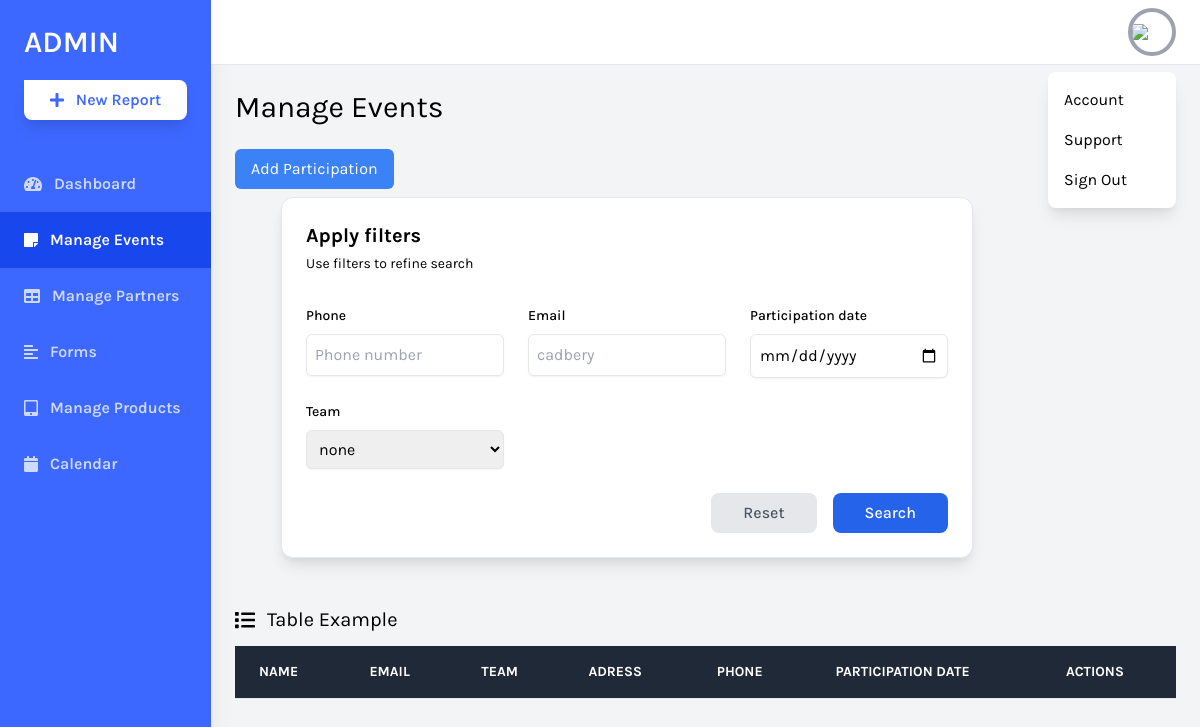
The page /daskboard/participants.php on the database as committed earlier.
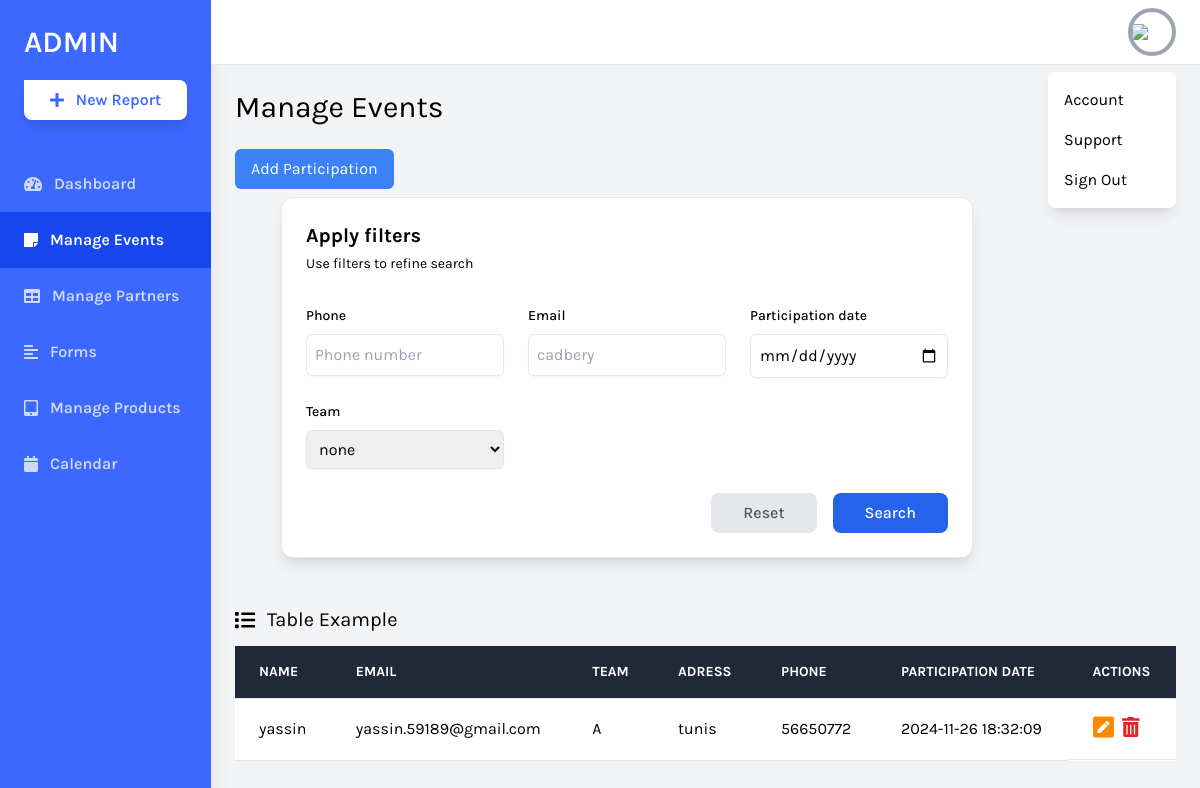
The same page on the database as committed later.
### tables this page shows
CREATE TABLE `participants` (
  `idevent` int(11) NOT NULL,
  `idutilsateur` int(11) NOT NULL,
  `dateparticipation` timestamp NOT NULL DEFAULT current_timestamp(),
  `team` enum('A','B') NOT NULL
);

CREATE TABLE `utilisateur` (
  `ID` int(11) NOT NULL,
  `role` varchar(20) NOT NULL,
  `Nom` varchar(20) NOT NULL,
  `username` varchar(20) NOT NULL,
  `Email` varchar(100) NOT NULL,
  `password` varchar(20) NOT NULL,
  `adresse` varchar(50) NOT NULL,
  `tel` varchar(8) NOT NULL
);

### daskboard/participants.php (the view, shortened to what the changed rows need)
<?php
include "conn.php";
$req = "select u.Nom, u.Email, p.team, u.adresse, u.tel, p.dateparticipation from participants p, utilisateur u where u.ID=p.idutilsateur";
$res = mysqli_query($conn, $req);
?>
<!DOCTYPE html>
<html lang="en">
<head>
    <link rel="stylesheet" href="https://cdnjs.cloudflare.com/ajax/libs/font-awesome/4.7.0/css/font-awesome.min.css">
    <link href="https://cdnjs.cloudflare.com/ajax/libs/tailwindcss/2.2.19/tailwind.min.css" rel="stylesheet">
</head>
<body class="bg-gray-100 font-family-karla flex">
    <div class="relative w-full flex flex-col h-screen overflow-y-hidden">
        <div class="w-full h-screen overflow-x-hidden border-t flex flex-col">
            <main class="w-full flex-grow p-6">
                <h1 class="text-3xl text-black pb-6">Manage Events</h1>
                <div class="m-2 max-w-screen-md flex items-center justify-center    ">
                    <div class="rounded-xl border border-gray-200 bg-white p-6 shadow-lg">
                        <h2 class="text-stone-700 text-xl font-bold">Apply filters</h2>
                    </div>
                </div>
                <div class="w-full mt-12">
                    <div class="bg-white overflow-auto">
                        <table class="text-left w-full border-collapse">
                            <thead>
                                <tr class="bg-gray-800 text-white">
                                    <th
                                        class="py-4 px-6 bg-grey-lightest font-bold uppercase text-sm text-grey-dark border-b border-grey-light">
                                        Name</th>
                                    <th
                                        class="py-4 px-6 bg-grey-lightest font-bold uppercase text-sm text-grey-dark border-b border-grey-light">
                                        Email</th>
                                    <th
                                        class="py-4 px-6 bg-grey-lightest font-bold uppercase text-sm text-grey-dark border-b border-grey-light">
                                        Team</th>
                                    <th
                                        class="py-4 px-6 bg-grey-lightest font-bold uppercase text-sm text-grey-dark border-b border-grey-light">
                                        Adress</th>
                                    <th
                                        class="py-4 px-6 bg-grey-lightest font-bold uppercase text-sm text-grey-dark border-b border-grey-light">
                                        phone</th>
                                    <th
                                        class="py-4 px-6 bg-grey-lightest font-bold uppercase text-sm text-grey-dark border-b border-grey-light">
                                        participation date</th>
                                    <th
                                        class="py-4 px-6 bg-grey-lightest font-bold uppercase text-sm text-grey-dark border-b border-grey-light">
                                        Actions</th>
                                </tr>
                            </thead>
                            <tbody>
                                <?php
                                if($row = mysqli_fetch_assoc($res)) {
                                    echo ('<tr class="hover:bg-grey-lighter">
                                    <td class="py-4 px-6 border-b border-grey-light">'.$row['Nom'].'</td>
                                    <td class="py-4 px-6 border-b border-grey-light">'.$row['Email'].'</td>
                                    <td class="py-4 px-6 border-b border-grey-light">'.$row['team'].'</td>
                                    <td class="py-4 px-6 border-b border-grey-light">'.$row['adresse'].'</td>
                                    <td class="py-4 px-6 border-b border-grey-light">'.$row['tel'].'</td>
                                    <td class="py-4 px-6 border-b border-grey-light">'.$row['dateparticipation'].'</td>
                                    <td class="py-4 px-6 border-b border-grey-light flex items-center">
                                        <a href="#">
                                            <i class="fas fa-pen-square text-2xl"
                                                style="color: rgb(255, 136, 0);"></i></a>
                                        <a href="#">
                                            <i class="fas fa-trash-alt text-xl ml-2 text-red-600"
                                                aria-hidden="true"></i></a>
                                    </td>
                                </tr>');
                                }
                                ?>
                            </tbody>
                        </table>
                    </div>
            </main>
        </div>
    </div>
</body>
</html>

Rows that differ between the two databases and show on the page:
added participants: idutilsateur.Nom "yassin", idutilsateur.Email "yassin.59189@gmail.com", team "A", idutilsateur.adresse "tunis", idutilsateur.tel "56650772", dateparticipation "2024-11-26 18:32:09"
